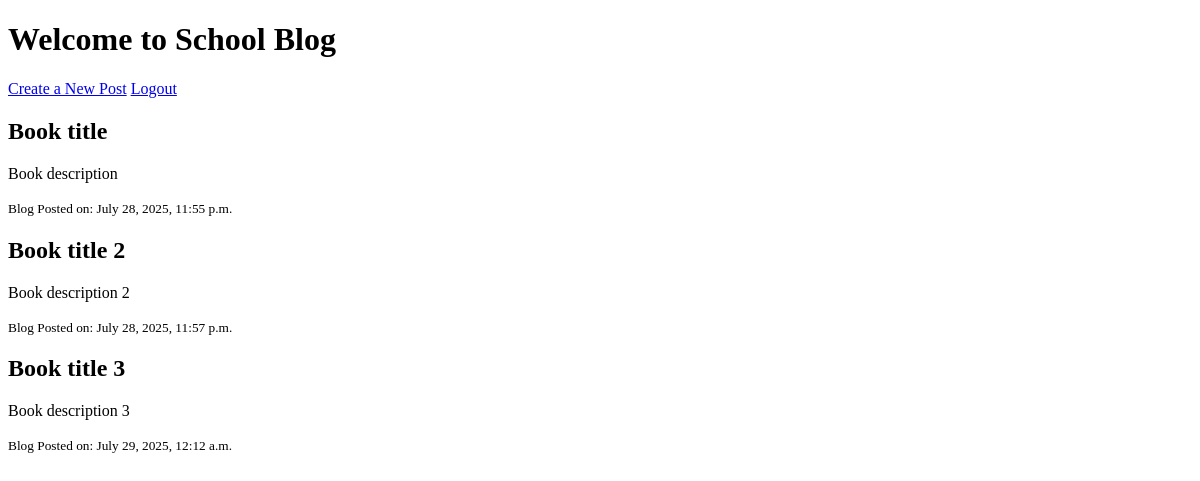
The app's page / (signed in), older data.
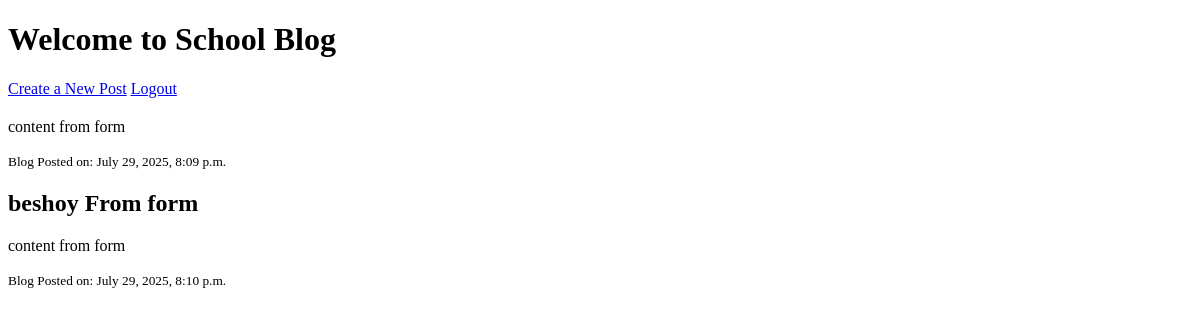
The same page, newer data.
### blog/models.py (models this page shows, shortened)
class Blog(models.Model):
    title = models.CharField(max_length=200)
    content = models.TextField()
    created_date = models.DateTimeField(auto_now_add=True)
    author = models.CharField(max_length=100)

### blog/views.py (the view)
# urls.py: path('', views.home, name='home'),
@login_required
def home(request):
    return render(request, 'home.html', {'blogs': Blog.objects.all()})

### blog/templates/home.html (shortened to what this page needs)
<!DOCTYPE html>
<html lang="en">
<head>
    {% load static %}
</head>
<body>
    <h1>Welcome to School Blog</h1>
    <a href="{% url 'post_create' %}">Create a New Post</a>
    <a href="{% url 'logout' %}">Logout</a>
    {% for blog in blogs %}
    <h2>{{ blog.title}}</h2>
    <p>{{ blog.content}}</p>
    <small>Blog Posted on: {{ blog.created_date}}</small>
    {% endfor %}
</body>
</html>

Row changes from the older to the newer data that the page shows:
removed Blog: title "Book title", content "Book description", created_date "July 28, 2025, 11:55 p.m."
removed Blog: title "Book title 2", content "Book description 2", created_date "July 28, 2025, 11:57 p.m."
removed Blog: title "Book title 3", content "Book description 3", created_date "July 29, 2025, 12:12 a.m."
added Blog: content "content from form", created_date "July 29, 2025, 8:09 p.m."
added Blog: title "beshoy From form", content "content from form", created_date "July 29, 2025, 8:10 p.m."
